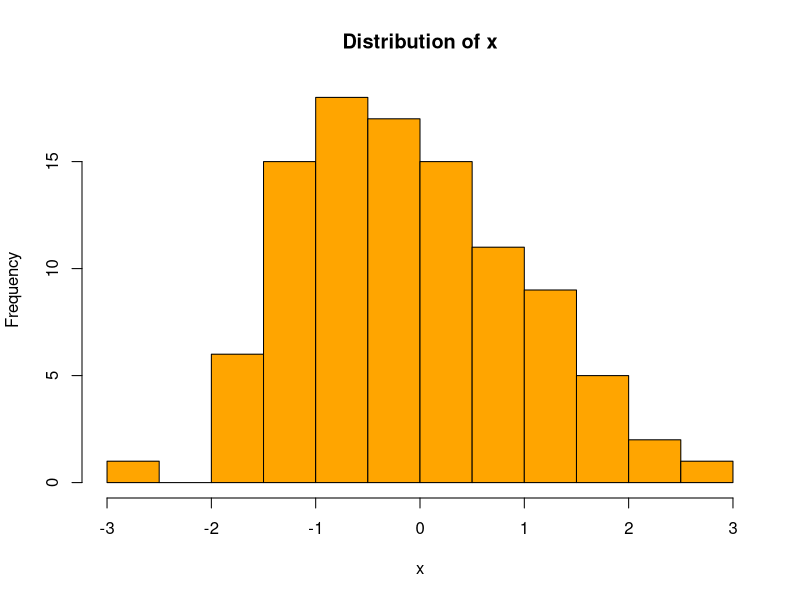

Reproduce this figure in R.
## ---- chunk 1
x<-rnorm(100,mean = 0,sd=1)
mean(x)
median(x)
var(x)
## ---- chunk 2
x<-rnorm(100,mean = 0,sd=1)
hist(x,col = "orange",main = "Distribution of x")
